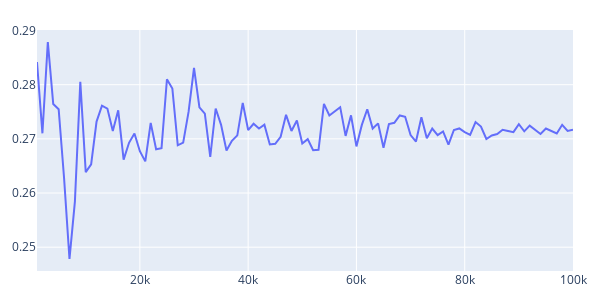

Notebook code for this chart:
### Markdown cell above
## Experiment 2 Correlation Notes

Since the the entropy increases with the introduction of a noisier system via the uniform distribution, the correlation between X and Y was reduceds.  The same stability in correlation, however was observed after 10 percent sampling.

### Code cell
r_line_exp2 = go.Figure(lineof(x=sample_space, y=r_scores_exp2), layout=default_layout)
r_line_exp2
